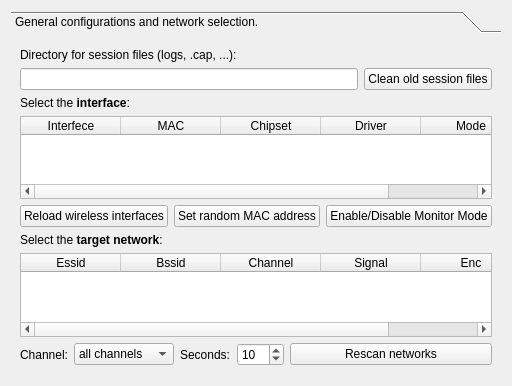
      <widget class="QWidget" name="TabPage">
       <attribute name="title">
        <string>Configuration</string>
       </attribute>
       <layout class="QGridLayout">
        <item row="0" column="0">
         <widget class="QToolBox" name="toolBox3_2">
          <property name="currentIndex">
           <number>0</number>
          </property>
          <widget class="QWidget" name="page1">
           <property name="geometry">
            <rect>
             <x>0</x>
             <y>0</y>
             <width>600</width>
             <height>376</height>
            </rect>
           </property>
           <attribute name="label">
            <string>General configurations and network selection.</string>
           </attribute>
           <layout class="QGridLayout">
            <item row="1" column="0">
             <widget class="QLabel" name="textLabel3_5_6_2_2">
              <property name="text">
               <string>Select the &lt;b&gt;interface&lt;/b&gt;:</string>
              </property>
              <property name="wordWrap">
               <bool>false</bool>
              </property>
             </widget>
            </item>
            <item row="0" column="0">
             <layout class="QGridLayout">
              <item row="0" column="0" colspan="2">
               <widget class="QLabel" name="textLabel3_4_4">
                <property name="text">
                 <string>Directory for session files (logs, .cap, ...):</string>
                </property>
                <property name="wordWrap">
                 <bool>false</bool>
                </property>
               </widget>
              </item>
              <item row="1" column="0">
               <widget class="QLineEdit" name="line_gath_logs"/>
              </item>
              <item row="1" column="1">
               <widget class="QPushButton" name="button_gath_clean">
                <property name="text">
                 <string>Clean old session files</string>
                </property>
               </widget>
              </item>
             </layout>
            </item>
            <item row="3" column="0">
             <layout class="QHBoxLayout">
              <item>
               <widget class="QPushButton" name="button_reload_interfaces">
                <property name="text">
                 <string>Reload wireless interfaces</string>
                </property>
               </widget>
              </item>
              <item>
               <widget class="QPushButton" name="button_random_mac">
                <property name="text">
                 <string>Set random MAC address</string>
                </property>
               </widget>
              </item>
              <item>
               <widget class="QPushButton" name="button_monitor">
                <property name="text">
                 <string>Enable/Disable Monitor Mode</string>
                </property>
               </widget>
              </item>
             </layout>
            </item>
            <item row="2" column="0">
             <widget class="QTableWidget" name="table_interfaces">
              <column>
               <property name="text">
                <string>Interfece</string>
               </property>
              </column>
              <column>
               <property name="text">
                <string>MAC</string>
               </property>
              </column>
              <column>
               <property name="text">
                <string>Chipset</string>
               </property>
              </column>
              <column>
               <property name="text">
                <string>Driver</string>
               </property>
              </column>
              <column>
               <property name="text">
                <string>Mode</string>
               </property>
              </column>
             </widget>
            </item>
            <item row="5" column="0">
             <widget class="QTableWidget" name="table_networks">
              <column>
               <property name="text">
                <string>Essid</string>
               </property>
              </column>
              <column>
               <property name="text">
                <string>Bssid</string>
               </property>
              </column>
              <column>
               <property name="text">
                <string>Channel</string>
               </property>
              </column>
              <column>
               <property name="text">
                <string>Signal</string>
               </property>
              </column>
              <column>
               <property name="text">
                <string>Enc</string>
               </property>
              </column>
             </widget>
            </item>
            <item row="4" column="0">
             <widget class="QLabel" name="textLabel3_5_6_2">
              <property name="text">
               <string>Select the &lt;b&gt;target network&lt;/b&gt;:</string>
              </property>
              <property name="wordWrap">
               <bool>false</bool>
              </property>
             </widget>
            </item>
            <item row="6" column="0">
             <layout class="QHBoxLayout">
              <item>
               <widget class="QLabel" name="textLabel1_2">
                <property name="text">
                 <string>Channel:</string>
                </property>
                <property name="wordWrap">
                 <bool>false</bool>
                </property>
               </widget>
              </item>
              <item>
               <widget class="QComboBox" name="combo_channel">
                <property name="minimumSize">
                 <size>
                  <width>100</width>
                  <height>0</height>
                 </size>
                </property>
                <item>
                 <property name="text">
                  <string>all channels</string>
                 </property>
                </item>
                <item>
                 <property name="text">
                  <string>1</string>
                 </property>
                </item>
                <item>
                 <property name="text">
                  <string>2</string>
                 </property>
                </item>
                <item>
                 <property name="text">
                  <string>3</string>
                 </property>
                </item>
                <item>
                 <property name="text">
                  <string>4</string>
                 </property>
                </item>
                <item>
                 <property name="text">
                  <string>5</string>
                 </property>
                </item>
                <item>
                 <property name="text">
                  <string>6</string>
                 </property>
                </item>
                <item>
                 <property name="text">
                  <string>7</string>
                 </property>
                </item>
                <item>
                 <property name="text">
                  <string>8</string>
                 </property>
                </item>
                <item>
                 <property name="text">
                  <string>9</string>
                 </property>
                </item>
                <item>
                 <property name="text">
                  <string>10</string>
                 </property>
                </item>
                <item>
                 <property name="text">
                  <string>11</string>
                 </property>
                </item>
                <item>
                 <property name="text">
                  <string>12</string>
                 </property>
                </item>
                <item>
                 <property name="text">
                  <string>13</string>
                 </property>
                </item>
               </widget>
              </item>
              <item>
               <widget class="QLabel" name="textLabel2_4">
                <property name="text">
                 <string>Seconds:</string>
                </property>
                <property name="wordWrap">
                 <bool>false</bool>
                </property>
               </widget>
              </item>
              <item>
               <widget class="QSpinBox" name="spin_sec">
                <property name="minimum">
                 <number>5</number>
                </property>
                <property name="maximum">
                 <number>200</number>
                </property>
                <property name="value">
                 <number>10</number>
                </property>
               </widget>
              </item>
              <item>
               <widget class="QPushButton" name="button_rescan_networks">
                <property name="sizePolicy">
                 <sizepolicy hsizetype="Expanding" vsizetype="Fixed">
                  <horstretch>0</horstretch>
                  <verstretch>0</verstretch>
                 </sizepolicy>
                </property>
                <property name="text">
                 <string>Rescan networks</string>
                </property>
               </widget>
              </item>
             </layout>
            </item>
           </layout>
          </widget>
         </widget>
        </item>
       </layout>
      </widget>
